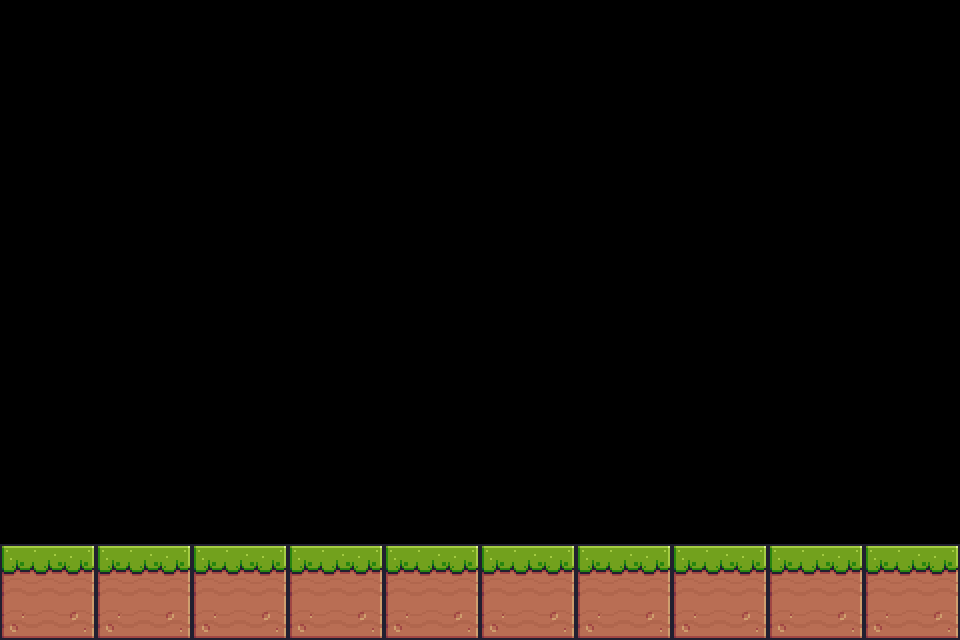

A 2D game scene composited from a Tiled map and its tileset images. What follows is a short description and the map's XML, with every tile layer's data as written:
An orthogonal 30x20 tile map with 32x32 px tiles, 1 tile layer (Tile Layer 1).

<map version="1.9" tiledversion="1.9.0" orientation="orthogonal" renderorder="right-down" width="30" height="20" tilewidth="32" tileheight="32" infinite="0" nextlayerid="2" nextobjectid="1">
 <tileset firstgid="1" source="Platform_Tileset.tsx" />
 <layer id="1" name="Tile Layer 1" width="30" height="20">
  <data encoding="csv">
0,0,0,0,0,0,0,0,0,0,0,0,0,0,0,0,0,0,0,0,0,0,0,0,0,0,0,0,0,0,
0,0,0,0,0,0,0,0,0,0,0,0,0,0,0,0,0,0,0,0,0,0,0,0,0,0,0,0,0,0,
0,0,0,0,0,0,0,0,0,0,0,0,0,0,0,0,0,0,0,0,0,0,0,0,0,0,0,0,0,0,
0,0,0,0,0,0,0,0,0,0,0,0,0,0,0,0,0,0,0,0,0,0,0,0,0,0,0,0,0,0,
0,0,0,0,0,0,0,0,0,0,0,0,0,0,0,0,0,0,0,0,0,0,0,0,0,0,0,0,0,0,
0,0,0,0,0,0,0,0,0,0,0,0,0,0,0,0,0,0,0,0,0,0,0,0,0,0,0,0,0,0,
0,0,0,0,0,0,0,0,0,0,0,0,0,0,0,0,0,0,0,0,0,0,0,0,0,0,0,0,0,0,
0,0,0,0,0,0,0,0,0,0,0,0,0,0,0,0,0,0,0,0,0,0,0,0,0,0,0,0,0,0,
0,0,0,0,0,0,0,0,0,0,0,0,0,0,0,0,0,0,0,0,0,0,0,0,0,0,0,0,0,0,
0,0,0,0,0,0,0,0,0,0,0,0,0,0,0,0,0,0,0,0,0,0,0,0,0,0,0,0,0,0,
0,0,0,0,0,0,0,0,0,0,0,0,0,0,0,0,0,0,0,0,0,0,0,0,0,0,0,0,0,0,
0,0,0,0,0,0,0,0,0,0,0,0,0,0,0,0,0,0,0,0,0,0,0,0,0,0,0,0,0,0,
0,0,0,0,0,0,0,0,0,0,0,0,0,0,0,0,0,0,0,0,0,0,0,0,0,0,0,0,0,0,
0,0,0,0,0,0,0,0,0,0,0,0,0,0,0,0,0,0,0,0,0,0,0,0,0,0,0,0,0,0,
0,0,0,0,0,0,0,0,0,0,0,0,0,0,0,0,0,0,0,0,0,0,0,0,0,0,0,0,0,0,
0,0,0,0,0,0,0,0,0,0,0,0,0,0,0,0,0,0,0,0,0,0,0,0,0,0,0,0,0,0,
0,0,0,0,0,0,0,0,0,0,0,0,0,0,0,0,0,0,0,0,0,0,0,0,0,0,0,0,0,0,
7,8,9,7,8,9,7,8,9,7,8,9,7,8,9,7,8,9,7,8,9,7,8,9,7,8,9,7,8,9,
29,30,31,29,30,31,29,30,31,29,30,31,29,30,31,29,30,31,29,30,31,29,30,31,29,30,31,29,30,31,
51,52,53,51,52,53,51,52,53,51,52,53,51,52,53,51,52,53,51,52,53,51,52,53,51,52,53,51,52,53
</data>
 </layer>
</map>